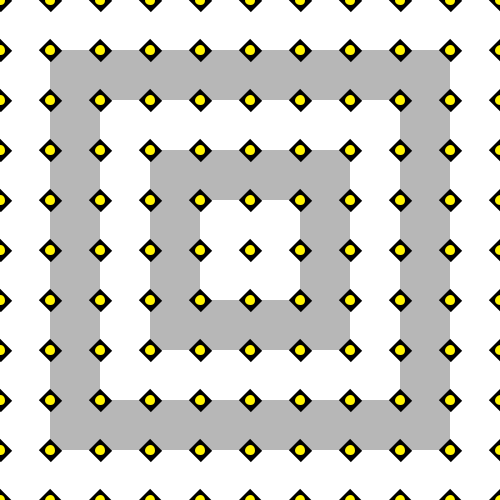
Frame 1 (no input)
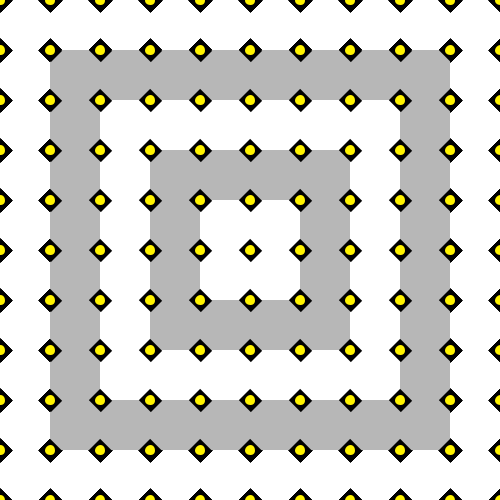
Frame 60 (the mouse pressed at the canvas centre just before this capture)
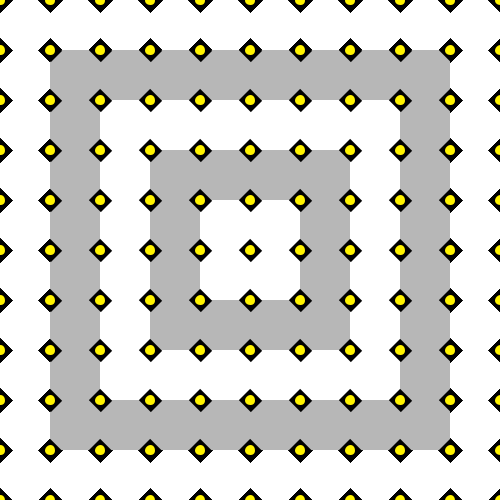
Frame 120 (the mouse held since frame 60 and released just before this capture)

The Processing sketch that drew these frames (run headless with seeded random() and noise(); from frame 60 on, the mouse is pressed at the canvas centre):

// Processing sketch: javieraRs01t00
// ── javieraRs01t00.pde
void setup() { 
  size(500, 500);            // tamaño del canvas es de 500 por 500 pixeles
  background(255, 255, 255); // el fondo del canvas es blanco
}

void draw() {
  noStroke();
  fill(#B7B7B7);
  quad(50, 50, 450, 50, 450, 450, 50, 450); // los ultimos tres parámetros corresponden a un 
                                            // cuadrilátero sin borde y de fondo gris
                                            // que cubre casi todo el canvas
  noStroke();
  fill(255, 255, 255);
  rect(100, 100, 300, 300);      // los ultimos tres parámetros corresponden 
                                 // a un cuadrado sin borde de fondo blanco
                                 // de 300 por 300 pixeles
  noStroke();
  fill(#B7B7B7);
  quad(150, 150, 350, 150, 350, 350, 150, 350); // los ultimos tres parámetros corresponden a un 
                                                // cuadrilátero sin borde y de fondo gris
                                                // un poco mas pequeño que el anterior
  noStroke();
  fill(255, 255, 255);
  rect(200, 200, 100, 100);  // los ultimos tres parámetros corresponden 
                             // a un cuadrado sin borde de fondo blanco
                             // que es el más pequeño de todos (100 por 100 pixeles)
  for (int i = 0; i <= width; i += 50) {
    for (int h = 0; h <= height; h+= 50) { // estos parámetro indican la posición en los que se ubicarán las líneas con respecto al 
                                           // canvas (cada 50 px hacia arriba y hacia abajo, por todo el canvas)
      strokeWeight(16);                    // el borde de las líneas que se dibujarán serán de 16 pixeles de ancho
      strokeCap(SQUARE);                   // las uniones de los bordes de las líneas serán rectas/cuadradas 
      stroke(0);                           // el borde será color negro
      line(i-6, h-6, i+6, h+6);            // se dibuja la línea con las características de los parámetros mencionados anteriormente
                                           // dentro del canvas (cada 50 pix hacia arriba y abajo, por todo el canvas)
      strokeWeight(5);                     // el borde de los círculos será de 5 px de ancho
      stroke(#FFF300);                     // el borde será de color amarillo
      fill(#FFF300);                       // el fondo de los círculos será amarillo
      ellipse(i, h, 5, 5);                 // se dibujan los círculos con los parámetros indicados anteriormente
    }
  }
}
